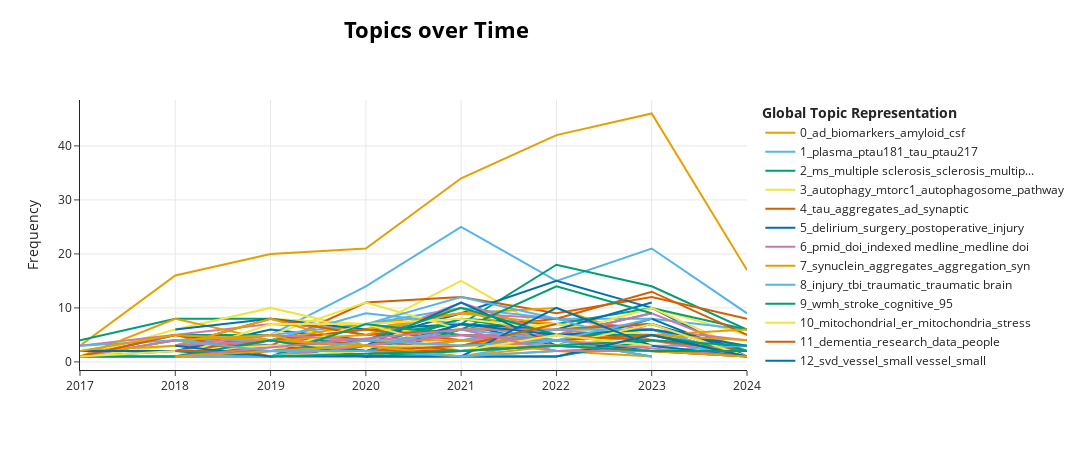

Notebook code for this chart:
### Code cell
model.visualize_topics_over_time(topics_over_time)
